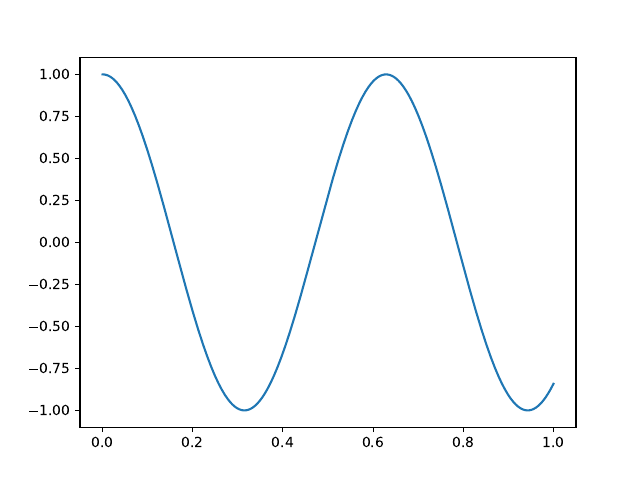

Here is the Python script that generated this plot:
import numpy as np 
import matplotlib.pyplot as plt 

t, f = np.genfromtxt('data.txt', unpack = True)

plt.plot(t,f)
plt.savefig('plot.pdf')